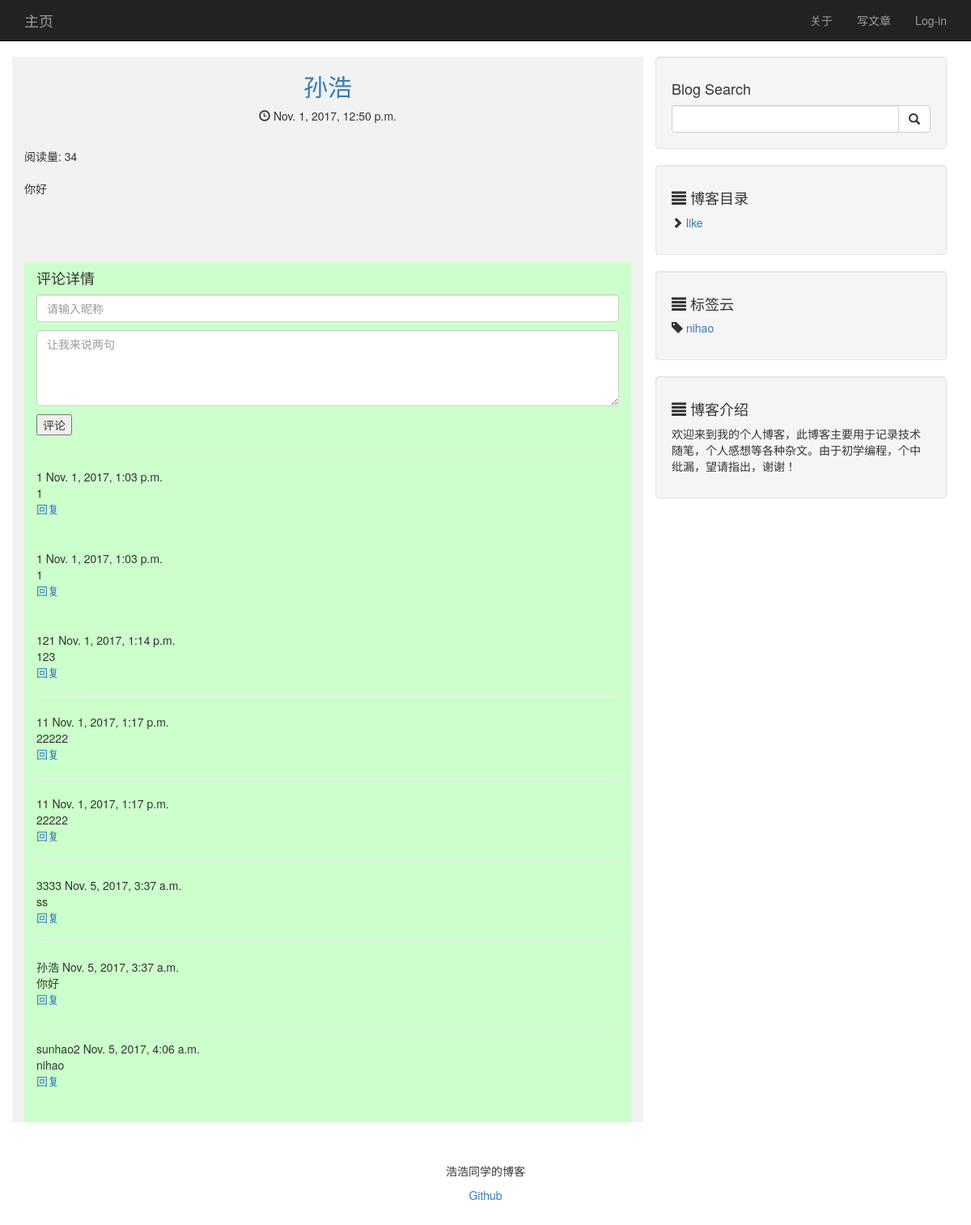
The app's page /article/1 with its own data.
### blog/models.py (models this page shows, shortened)
class Article(models.Model):
    STATUS_CHOICES = (
        ('draft', 'Draft'),
        ('publish', 'Published'),
    )
    title = models.CharField('标题', max_length=100)
    body = models.TextField('正文')
    created_time = models.DateTimeField('创建时间', auto_now_add=True)
    last_modified_time = models.DateTimeField('修改时间', auto_now=True)
    status = models.CharField('文章状态', max_length=10,choices=STATUS_CHOICES)
    abstract = models.CharField('摘要', max_length=54, blank=True, null=True,
                                help_text="可选项，若为空格则摘取正文钱54个字符")
    views = models.PositiveIntegerField('浏览量', default=0)
    likes = models.PositiveIntegerField('点赞数', default=0)
    topped = models.BooleanField('置顶', default=False)
    category = models.ForeignKey('Category', verbose_name='分类',
                                 null=True,
                                 on_delete=models.SET_NULL)
    tags = models.ManyToManyField('Tag', verbose_name='标签集合', blank=True)
    class Meta:
        ordering = ['-last_modified_time']

class BlogComment(models.Model):
    user_name = models.CharField('评论者名字', max_length=100)
    body = models.TextField('评论内容')
    created_time = models.DateTimeField('评论发表时间', auto_now_add=True)
    article = models.ForeignKey('Article', verbose_name='评论所属文章')

class Category(models.Model):
    name = models.CharField('类名', max_length=20)
    created_time = models.DateTimeField('创建时间', auto_now_add=True)
    last_modified_time = models.DateTimeField('修改时间', auto_now=True)

class Tag(models.Model):
    name = models.CharField('标签名', max_length=20)
    created_time = models.DateTimeField('创建时间', auto_now_add=True)
    last_modified_time = models.DateTimeField('修改时间', auto_now=True)

### blog/views.py (the view)
# urls.py: url(r'^article/(?P<article_id>\d+)$', cache_page(60 * 15)(views.ArticleDetailView.as_view()), name='detail'),
class ArticleDetailView(DetailView):
    model = Article
    template_name = 'blog/detail.html'
    context_object_name = "article"
    pk_url_kwarg = 'article_id'
    def get_object(self, queryset=None):
        obj = super(ArticleDetailView, self).get_object()
        obj.views += 1
        obj.save()
        obj.body = markdown.markdown(obj.body, safe_mode='escape',
        extensions=[
            'markdown.extensions.nl2br',
            'markdown.extensions.fenced_code'
        ])
        return obj
    def get_context_data(self, **kwargs):
        kwargs['comment_list'] = self.object.blogcomment_set.all()
        kwargs['form'] = BlogCommentForm()
        kwargs['category_list'] = Category.objects.all().order_by('name')
        kwargs['tag_list'] = Tag.objects.all().order_by('name')
        return super(ArticleDetailView, self).get_context_data(**kwargs)

### blog/forms.py
class BlogCommentForm(forms.ModelForm):
    class Meta:
        model = BlogComment
        fields = ['user_name', 'body']
        widgets = {
            'user_name': forms.TextInput(attrs={
                'class': 'form-control',
                'placeholder': '请输入昵称',
                'aria-describedby': 'sizing-addon1',
            }),
            'body': forms.Textarea(attrs={'placeholder': '让我来说两句',
                                          'class': 'form-control',
                                          'rows': 4,
                                          }),
        }

### blog/templates/blog/detail.html
{% extends 'blog/base.html' %}
{% block content %}
<div class="container">
    <div class="row">
        <div class="col-md-8" style ='background-color: #f2f2f2;'>
            <div class="text-center">
                <h2><a href="{% url 'blog:detail' article.pk %}">{{ article.title }}</a></h2>
                <p><span class="glyphicon glyphicon-time"></span> {{ article.created_time }}</p>
                <br>
            </div>
            <span class="post-views">阅读量: {{ article.views }}</span>
            <div>
            <p class="lead">{{ article.body | safe}}</p>
            </div>
            <hr><br><br>
            {% include 'blog/comment.html' %}
        </div>
        <div class="col-md-4">
            <div class="well">
                <h4>Blog Search</h4>
                <form action="/search/" method="get">
                    <div class="input-group">
                        <input type="text" name="search_for" class="form-control">
                        <span class="input-group-btn">
                            <button class="btn btn-default" type="submit">
                                <span class="glyphicon glyphicon-search"></span>
                        </button>
                        </span>
                    </div>
                </form>
            </div>
            {% include "blog/category.html" %}
            <div class="well">
                <h4><span class="glyphicon glyphicon-align-justify"></span>    博客介绍</h4>
                <p>欢迎来到我的个人博客，此博客主要用于记录技术随笔，个人感想等各种杂文。由于初学编程，个中纰漏，望请指出，谢谢！</p>
            </div>
        </div>
    </div>
</div>
{% endblock content %}

### blog/templates/blog/comment.html (shortened to what this page needs)
<div class="col-sm-12" style ='background-color: #ccffcc;'>
    <h4 class="'lead">评论详情</h4>
    <form method="post" action="{% url 'blog:comment' article.pk %}">
        {% for field in form %}
        {{ field }}
        <br>
        {% endfor %}
        <button type="submit">评论</button>
    </form>
    <hr>
    {% for comment in comment_list %}
        <span class="'user-nickname">{{ comment.user_name }}</span>
        <time class="time">{{ comment.created_time }}</time>
        <div class="comment-content">{{ comment.body }}</div>
        <div><a href="{% url 'blog:detail' article.pk %}">回复</a></div>
    <hr>
    {% endfor %}
</div>

### blog/templates/blog/category.html
<div class="well">
    <h4><span class="glyphicon glyphicon-align-justify"></span>    博客目录</h4>
    <div class="row">
        <div class="col-lg-6">
            <ul class="list-unstyled">
            {% for category in category_list %}
                <li class="cat-item"><span class="glyphicon glyphicon-chevron-right"></span><a
                        href="{% url 'blog:category' category.pk %}">    {{ category.name }}</a>
                </li>
            {% endfor %}
            </ul>
        </div>
    </div>
</div>
<div class="well">
    <h4><span class="glyphicon glyphicon-align-justify"></span>    标签云</h4>
    <div class="row">
        <div class="col-lg-6">
            <ul class="list-unstyled">
            {% for tag in tag_list %}
                <li class="cat-item"><span class="glyphicon glyphicon-tag"></span><a
                        href="{% url 'blog:tag' tag.pk %}">    {{ tag.name }}</a>
                </li>
            {% endfor %}
            </ul>
        </div>
    </div>
</div>

### records on screen
Article: title "孙浩", created_time "Nov. 1, 2017, 12:50 p.m.", views "34", body "你好"
BlogComment: user_name "1", created_time "Nov. 1, 2017, 1:03 p.m.", body "1"
BlogComment: user_name "1", created_time "Nov. 1, 2017, 1:03 p.m.", body "1"
BlogComment: user_name "121", created_time "Nov. 1, 2017, 1:14 p.m.", body "123"
BlogComment: user_name "11", created_time "Nov. 1, 2017, 1:17 p.m.", body "22222"
BlogComment: user_name "11", created_time "Nov. 1, 2017, 1:17 p.m.", body "22222"
BlogComment: user_name "3333", created_time "Nov. 5, 2017, 3:37 a.m.", body "ss"
BlogComment: user_name "孙浩", created_time "Nov. 5, 2017, 3:37 a.m.", body "你好"
BlogComment: user_name "sunhao2", created_time "Nov. 5, 2017, 4:06 a.m.", body "nihao"
Category: name "like"
Tag: name "nihao"
